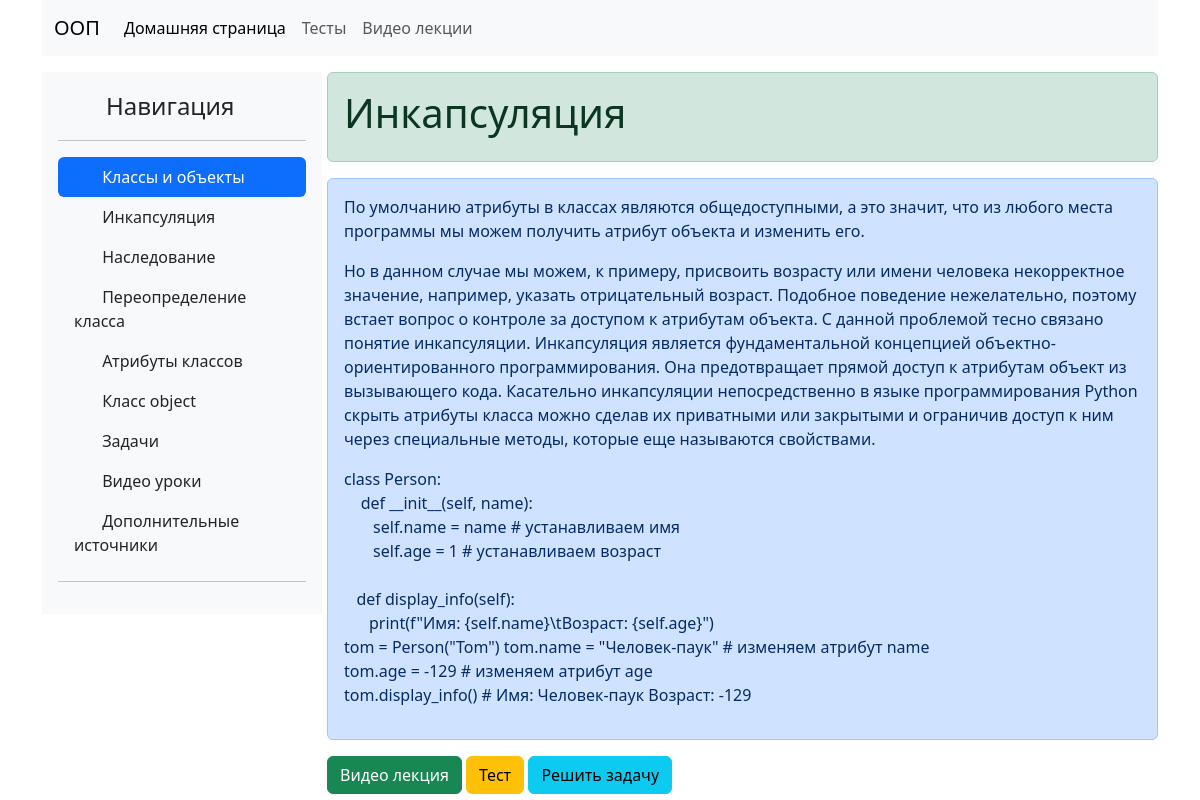
//encapsulation, run on the app's committed database.
### oopBook/models.py (models this page shows, shortened)
class Topics(models.Model):
    name = models.CharField(max_length=50)
    short_description = models.TextField()
    large_description = models.TextField()

### oopBook/views.py (the view)
# urls.py: path('/encapsulation', views.encapsulation, name = 'encapsulation'),
def encapsulation(request) :
    context = {
        "encap": Topics.objects.filter(name='Инкапсуляция')
    }
    return render(request, 'oopBook/encapsulation.html', context)

### oopBook/templates/oopBook/encapsulation.html (shortened to what this page needs)
{% extends 'oopBook/base.html' %}
{% block content %}
    {% for project in encap %}
        <div class="alert alert-success" role="alert">
            <h1>{{ project.name }} </h1>
        </div>
        <div class="alert alert-primary " role="alert">
        <p class="text-justify">
            {{ project.short_description }}
            <p style="font-weight: normal;">{{ project.large_description }}</p>
        <p>
            class Person:
            <br>
    &nbsp;&nbsp;&nbsp; def __init__(self, name):
            <br>
        &nbsp;&nbsp;&nbsp; &nbsp;&nbsp;&nbsp;self.name = name    # устанавливаем имя
            <br>
        &nbsp;&nbsp;&nbsp; &nbsp;&nbsp;&nbsp;self.age = 1        # устанавливаем возраст
            <br>
            <br>
    &nbsp;&nbsp;&nbsp;def display_info(self):
            <br>
        &nbsp;&nbsp;&nbsp;&nbsp;&nbsp;&nbsp;print(f"Имя: {self.name}\tВозраст: {self.age}")
            <br>
tom = Person("Tom")
tom.name = "Человек-паук"       # изменяем атрибут name
            <br>
tom.age = -129                  # изменяем атрибут age
            <br>
tom.display_info()              # Имя: Человек-паук     Возраст: -129
        </p>
        </div>
        <a class="btn btn-success" href="{% url 'video_lessons' %}" role="button">Видео лекция</a>
        <a class="btn btn-warning" href="{% url 'tests' %}" role="button">Тест</a>
        <a class="btn btn-info" href="{% url 'tasks' %}" role="button">Решить задачу</a>
    {% endfor %}
{% endblock %}

### data on the page
Topics: name "Инкапсуляция", short_description "По умолчанию атрибуты в классах являются общедоступными, а это значит, что из любого места программы мы можем получить атрибут объекта и изменить его.", large_description "Но в данном случае мы можем, к примеру, присвоить возрасту или имени человека некорректное значение, например, указать отрицательный возраст. Подобное поведение нежелательно, поэтому встает вопрос о контроле за доступом к атрибутам объекта. С данной проблемой тесно связано понятие инкапсуляции. Инкапсуляция является фундаментальной концепцией объектно-ориентированного программирования. Она предотвращает прямой доступ к атрибутам объект из вызывающего кода. Касательно инкапсуляции непосредственно в языке программирования Python скрыть атрибуты класса можно сделав их приватными или закрытыми и ограничив доступ к ним через специальные методы, которые еще называются свойствами."
